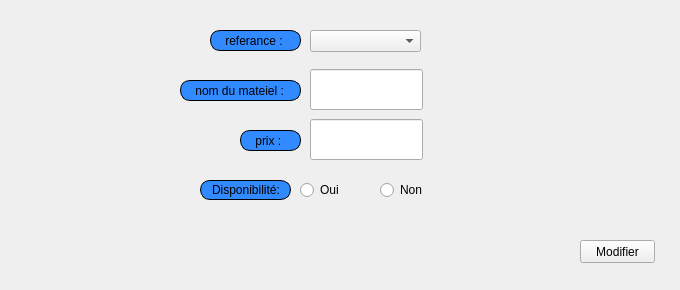
     <widget class="QWidget" name="tab_21">
      <attribute name="title">
       <string>modifier</string>
      </attribute>
      <widget class="QLabel" name="label_25">
       <property name="geometry">
        <rect>
         <x>210</x>
         <y>30</y>
         <width>91</width>
         <height>21</height>
        </rect>
       </property>
       <property name="styleSheet">
        <string notr="true">border: 1px solid black;
border-radius: 10px;
padding: 0 8px;
background: #318aff;
font: bold, &quot;Arial&quot;;;
text-align:center;</string>
       </property>
       <property name="text">
        <string> referance :</string>
       </property>
      </widget>
      <widget class="QLabel" name="label_26">
       <property name="geometry">
        <rect>
         <x>180</x>
         <y>80</y>
         <width>121</width>
         <height>21</height>
        </rect>
       </property>
       <property name="styleSheet">
        <string notr="true">border: 1px solid black;
border-radius: 10px;
padding: 0 8px;
background: #318aff;
font: bold, &quot;Arial&quot;;;
text-align:center;</string>
       </property>
       <property name="text">
        <string> nom du mateiel :</string>
       </property>
      </widget>
      <widget class="QLabel" name="label_27">
       <property name="geometry">
        <rect>
         <x>240</x>
         <y>130</y>
         <width>61</width>
         <height>21</height>
        </rect>
       </property>
       <property name="styleSheet">
        <string notr="true">border: 1px solid black;
border-radius: 10px;
padding: 0 8px;
background: #318aff;
font: bold, &quot;Arial&quot;;;
text-align:center;</string>
       </property>
       <property name="text">
        <string> prix :</string>
       </property>
      </widget>
      <widget class="QLineEdit" name="nom_materiel_manquant_modfier">
       <property name="geometry">
        <rect>
         <x>310</x>
         <y>69</y>
         <width>113</width>
         <height>41</height>
        </rect>
       </property>
      </widget>
      <widget class="QLineEdit" name="prix_materiel_manquant_modifier">
       <property name="geometry">
        <rect>
         <x>310</x>
         <y>119</y>
         <width>113</width>
         <height>41</height>
        </rect>
       </property>
      </widget>
      <widget class="QPushButton" name="modifier_materiel_manquant">
       <property name="geometry">
        <rect>
         <x>580</x>
         <y>240</y>
         <width>75</width>
         <height>23</height>
        </rect>
       </property>
       <property name="styleSheet">
        <string notr="true">#modifier_materiel_manquant{
font: bold, &quot;Arial&quot;;;     background-color: qlineargradient(x1: 0, y1: 0, x2: 0, y2: 1,
                                       stop: 0 #dadbde, stop: 1 #f6f7fa);
}
#modifier_materiel_manquant:pressed {
font: bold, &quot;Arial&quot;;;     background-color: qlineargradient(x1: 0, y1: 0, x2: 0, y2: 1,
                                       stop: 0 #dadbde, stop: 1 #fff07b);}</string>
       </property>
       <property name="text">
        <string>Modifier</string>
       </property>
       <property name="icon">
        <iconset resource="../gestion_materiaux_logistech/ressource.qrc">
         <normaloff>:/img/B.png</normaloff>:/img/B.png</iconset>
       </property>
      </widget>
      <widget class="QLabel" name="label_24">
       <property name="geometry">
        <rect>
         <x>200</x>
         <y>180</y>
         <width>91</width>
         <height>20</height>
        </rect>
       </property>
       <property name="styleSheet">
        <string notr="true">border: 1px solid black;
border-radius: 10px;
padding: 0 8px;
background: #318aff;
font: bold, &quot;Arial&quot;;;
text-align:center;</string>
       </property>
       <property name="text">
        <string>Disponibilité:</string>
       </property>
      </widget>
      <widget class="QRadioButton" name="dispo_oui_materiel_manquant_modifier">
       <property name="geometry">
        <rect>
         <x>300</x>
         <y>180</y>
         <width>91</width>
         <height>20</height>
        </rect>
       </property>
       <property name="text">
        <string>Oui</string>
       </property>
      </widget>
      <widget class="QRadioButton" name="ispo_non_materiel_manquant_modifier">
       <property name="geometry">
        <rect>
         <x>380</x>
         <y>180</y>
         <width>91</width>
         <height>20</height>
        </rect>
       </property>
       <property name="text">
        <string>Non</string>
       </property>
      </widget>
      <widget class="QComboBox" name="referance_mat_manq_modifier">
       <property name="geometry">
        <rect>
         <x>310</x>
         <y>30</y>
         <width>111</width>
         <height>22</height>
        </rect>
       </property>
      </widget>
      <widget class="QLabel" name="label_38">
       <property name="geometry">
        <rect>
         <x>0</x>
         <y>0</y>
         <width>661</width>
         <height>281</height>
        </rect>
       </property>
       <property name="text">
        <string/>
       </property>
       <property name="pixmap">
        <pixmap>:/images/img/imf.jpg</pixmap>
       </property>
      </widget>
      <widget class="QLabel" name="label_108">
       <property name="geometry">
        <rect>
         <x>-4</x>
         <y>-1</y>
         <width>671</width>
         <height>281</height>
        </rect>
       </property>
       <property name="text">
        <string/>
       </property>
       <property name="pixmap">
        <pixmap resource="../gestion_materiaux_logistech/ressource.qrc">:/img/imf.jpg</pixmap>
       </property>
      </widget>
      <zorder>label_108</zorder>
      <zorder>label_38</zorder>
      <zorder>label_25</zorder>
      <zorder>label_26</zorder>
      <zorder>label_27</zorder>
      <zorder>nom_materiel_manquant_modfier</zorder>
      <zorder>prix_materiel_manquant_modifier</zorder>
      <zorder>modifier_materiel_manquant</zorder>
      <zorder>label_24</zorder>
      <zorder>dispo_oui_materiel_manquant_modifier</zorder>
      <zorder>ispo_non_materiel_manquant_modifier</zorder>
      <zorder>referance_mat_manq_modifier</zorder>
     </widget>
